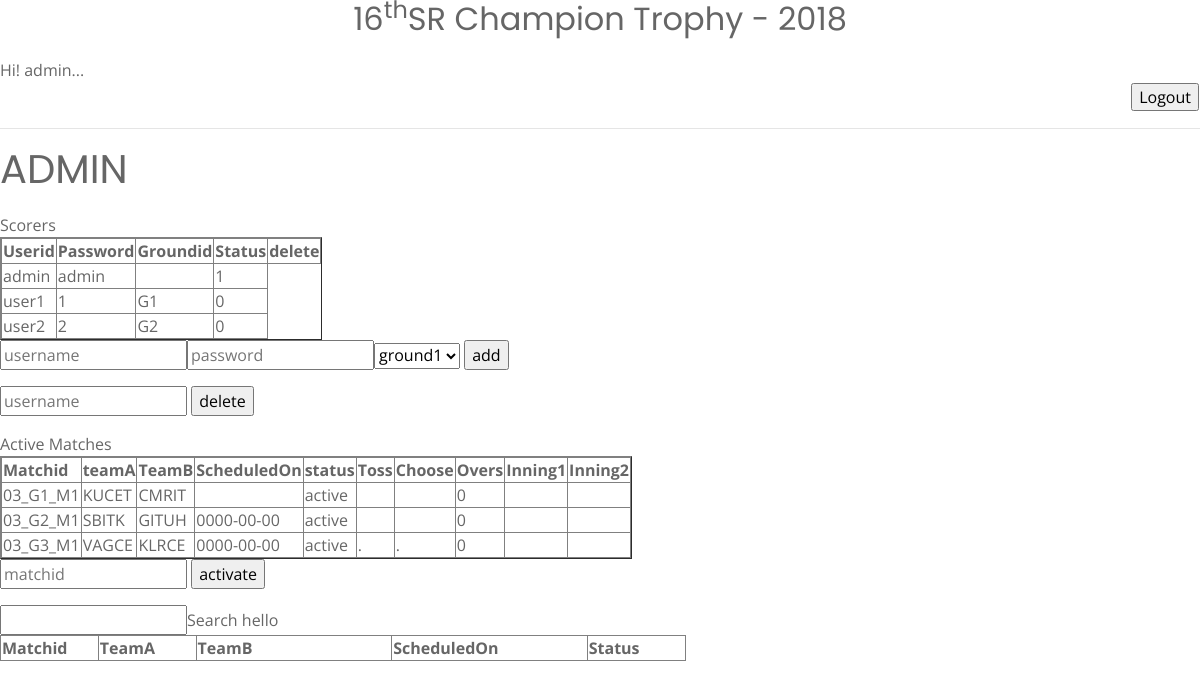
/src/entry/admin.php (signed in), run on the app's committed database.
### tables this page shows
CREATE TABLE `matches_2018` (
  `matchid` varchar(10) NOT NULL,
  `team1id` varchar(15) NOT NULL,
  `team2id` varchar(15) NOT NULL,
  `scheduledon` date DEFAULT NULL,
  `status` varchar(15) NOT NULL,
  `toss_teamid` varchar(15) DEFAULT NULL,
  `toss_type` varchar(7) DEFAULT NULL,
  `overs` int(2) NOT NULL,
  `inning1start` datetime DEFAULT CURRENT_TIMESTAMP,
  `inning1end` datetime DEFAULT CURRENT_TIMESTAMP,
  `inning2start` datetime DEFAULT CURRENT_TIMESTAMP,
  `inning2end` datetime DEFAULT CURRENT_TIMESTAMP,
  `winner_teamid` varchar(15) DEFAULT NULL,
  `remarks` varchar(50) DEFAULT NULL
);

### src/entry/admin.php (the view, shortened to what this page needs)
<html>
 <head>
 </head>
 <body>
 <div id="container">
        <?php
          $con=getConnection();
        include 'header.php';
            echo "<h1>ADMIN</h1>";
            echo "<div id='row'>";
            echo "<div>Scorers</div>";
          echo "<div><table border=1 style='display:inline-block' title='Scorers'>";
          echo "<tr><th>Userid</th><th>Password</th><th>Groundid</th><th>Status</th><th>delete</th>";
          $qry1=mysqli_query($con,"SELECT * from login");
          while($res=mysqli_fetch_array($qry1))
          {
              echo "<tr><td>$res[0]</td><td>$res[1]</td><td>$res[2]</td><td>$res[3]</td> </tr>";
          }
          echo "</table>";
          echo "<div id='row'>";
          echo "<form name='addscorer' method='post' action=''>";
          echo "<tr><td><input type='text' name='uname' placeholder='username' id='uname'/></td>";
          echo "<td><input type='text' placeholder='password' name='pwd'/></td>";
          echo "<td><select name='ground'> <option value='G1'>ground1</option> <option value='G2'>ground2</option> <option value='G3'>ground3</option> <option value='G4'>ground4</option></select></td>";
           echo "<td> <input type='submit' name='AddScorer' value='add'/></td></tr></form>";
           echo "<form name='deletescorer' method='post' action=''>";
           echo "<tr><td><input type='text' name='uname' placeholder='username' id='uname'/></td>";
          echo "<td> <input type='submit' name='DeleteScorer' value='delete'/></td></tr></form>";
           echo "</div></div>";
          ?>
          <div>Active Matches</div>
          <div>
         <?php
           $qry=mysqli_query($con,"SELECT * from `matches_2018` where `status` like 'active' ");
           echo "<table border=1 style='display:inline-block' title='Active Matches'>";
            echo "<tr><th>Matchid</th><th>teamA</th><th>TeamB</th><th>ScheduledOn</th>";
            echo "<th>status</th><th>Toss</th><th>Choose</th><th>Overs</th><th>Inning1</th><th>Inning2</th></tr>";
            while($res=mysqli_fetch_array($qry))
            {
                echo "<tr>";
                for($i=0;$i<10;$i++)
                {
                    echo "<td>$res[$i]</td>";
                }
                echo "</tr>";
            }
            echo "</table>";
            echo "<form name='activatematch' method='post' action=''>";
            echo "<tr><td><input type='text' name='matchid' placeholder='matchid' id='matchid'/></td>";
            echo "<td> <input type='submit' name='ActivateMatch' value='activate'/></td></tr></form>";
          ?>
        </div>
        </div>
    <input type="text" name="ajaxmatchid" id="ajaxmatchid" onkeyup="loaddata();">Search
    <table id="display_info" border="1">
     <tr>
       <th width="10%">Matchid</th>
       <th width="10%">TeamA</th>
       <th width="20%">TeamB</th>
       <th width="20%">ScheduledOn</th>
       <th width="10%">Status</th>
    </table>
    </div>
 </body>
 </html>

### src/entry/header.php (shortened to what this page needs)
<head>
  <link href="../../lib/bootstrap/css/bootstrap.min.css" rel="stylesheet">
  <link href="../../lib/font-awesome/css/font-awesome.min.css" rel="stylesheet">
  <link href="../../lib/animate/animate.min.css" rel="stylesheet">
  <link href="../../lib/css/style.css" rel="stylesheet">
</head>
	<?php
	echo "<center><h2>16<sup>th</sup>SR Champion Trophy - 2018</h2></center>";
	if(isset($_SESSION['username'])){
	echo "<div id='d1'>";
	echo "Hi! ", $_SESSION['username'], "...";
	echo "<table><tr><td width='100%'>";
	?>
	<td>
	<form name='logout_form' method='post' action='logout.php'>
	 <input type='submit' value='Logout'>
	</form> </td> </tr>
	</table>
	<hr style='margin-top:0px'>
	</div>
	<?php
	}
	?>

### data on the page
matches_2018: matchid "03_G1_M1", team1id "KUCET", team2id "CMRIT", status "active", overs "0"
matches_2018: matchid "03_G2_M1", team1id "SBITK", team2id "GITUH", scheduledon "0000-00-00", status "active", overs "0"
matches_2018: matchid "03_G3_M1", team1id "VAGCE", team2id "KLRCE", scheduledon "0000-00-00", status "active", toss_teamid ".", toss_type ".", overs "0"

### other printed values
$_SESSION['username'] "admin"
$res[0] "admin"
$res[1] "admin"
$res[3] "1"
$res[0] "user1"
$res[1] "1"
$res[2] "G1"
$res[3] "0"
$res[0] "user2"
$res[1] "2"
$res[2] "G2"
